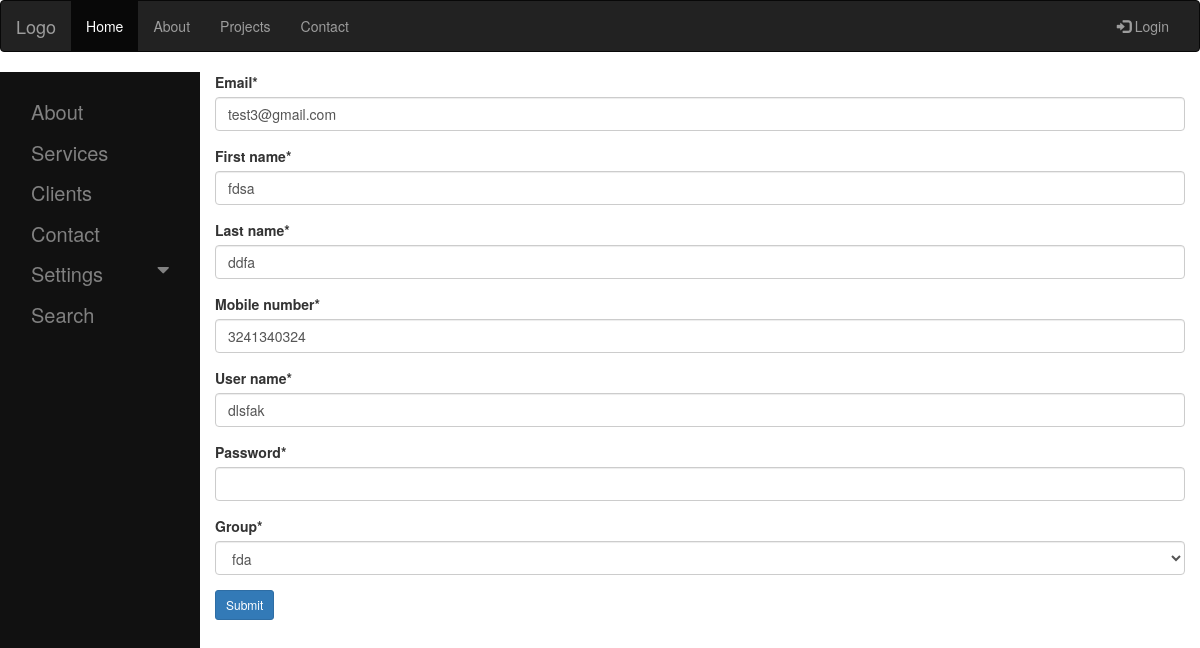
Page /home_page/user/edit/7 on the committed database.
### users/models.py (models this page shows, shortened)
class UserModelClass(models.Model):
    email = models.EmailField(max_length=50,unique=True)
    first_name = models.CharField(max_length=20)
    last_name = models.CharField(max_length=20)
    phone_regex = RegexValidator(regex=r'^\+?1?\d{10,10}$',
                                 message="Phone number must be entered in the format: '+999999999'. Up to 10 digits allowed.")
    mobile_number = models.CharField(validators=[phone_regex], max_length=10, blank=False,unique=True)
    user_name = models.CharField(max_length=20)
    password = models.CharField(max_length=20)
    group = models.ForeignKey(GroupModelClass,on_delete=models.PROTECT)
    selectedGroup = models.CharField(max_length=50)
    class Meta:
        db_table = 'user_details'

### users/views.py (the view, shortened to what this page needs)
# urls.py: url('^home_page/user/edit/(?P<pk>[0-9]+)$',views.user_edit,name='group_page'),
def user_edit(request,pk):
    data = UserModelClass.objects.get(id=pk)
    user_form = UserCreationForm(instance=data)  # map values from database and fill data
    return render(request, 'user_edit.html', {'user_form': user_form})

### users/forms.py
class UserCreationForm(forms.ModelForm):
    password = forms.CharField(widget=forms.PasswordInput,min_length=8,max_length=20)
    class Meta:
        model = UserModelClass
        fields = ('email','first_name','last_name','mobile_number','user_name','password','group')

### users/models.py (called while the page is built)
    def __str__(self):
        return self.title

### users/templates/user_edit.html (shortened to what this page needs)
{% extends 'bootstrap_sidebar_pro_template.html' %}
{% load crispy_forms_tags %}
{% block content %}
{% load static %}
  <link rel="stylesheet" href="https://maxcdn.bootstrapcdn.com/bootstrap/3.3.7/css/bootstrap.min.css">
<form action ="" method = "post" novalidate> {% csrf_token %}
    {{user_form | crispy }}
    <input type = "submit" value = "Submit" class="btn btn-primary btn-sm">
</form>
{% endblock %}

### users/templates/bootstrap_sidebar_pro_template.html (style rules this page uses)
body { font-family: "Lato", sans-serif; }

### rows in the picture
UserModelClass: email "test3@gmail.com", first_name "fdsa", last_name "ddfa", mobile_number "3241340324", user_name "dlsfak", group "fda"
